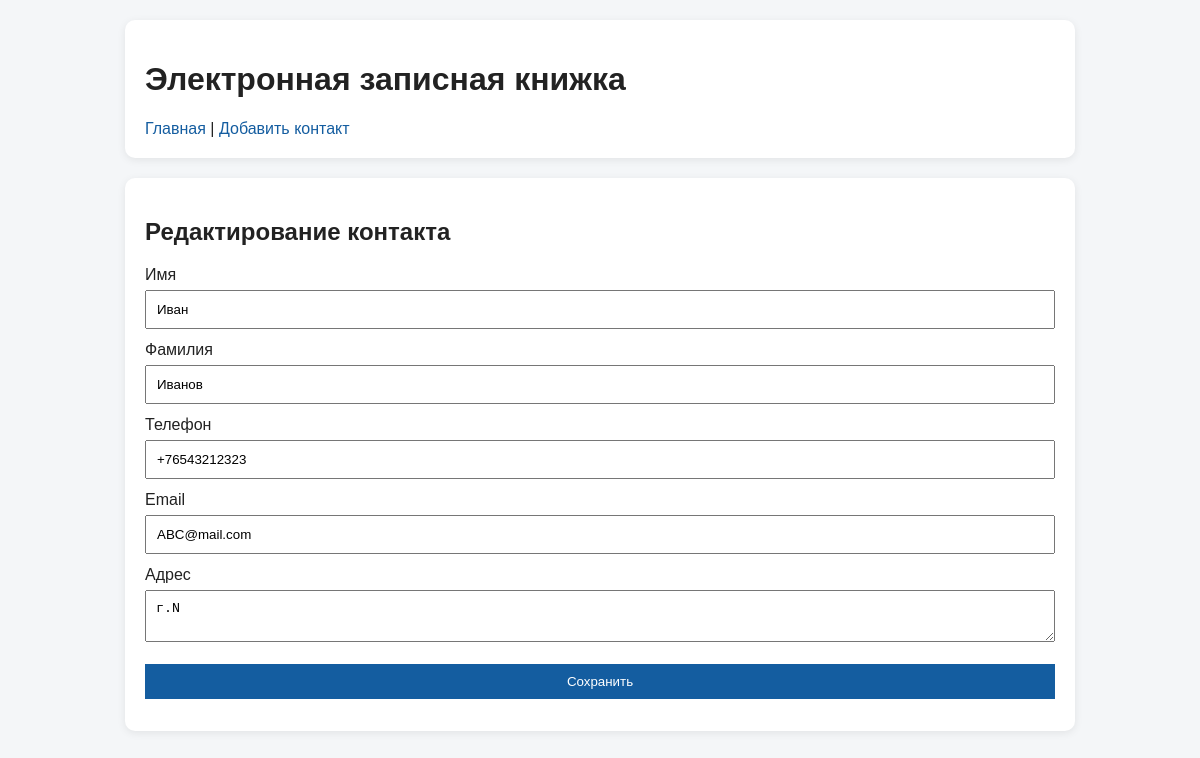
The page /edit/3 on the database its author committed.
### tables this page shows
CREATE TABLE contacts (
            id INTEGER PRIMARY KEY AUTOINCREMENT,
            first_name TEXT NOT NULL,
            last_name TEXT NOT NULL,
            phone TEXT NOT NULL,
            email TEXT,
            address TEXT
        );

### app.py (the view, shortened to what this page needs)
    @app.route("/edit/<int:contact_id>", methods=["GET", "POST"])
    def edit_contact(contact_id):
        conn = get_connection()
        contact = conn.execute(
            "SELECT * FROM contacts WHERE id = ?", (contact_id,)
        ).fetchone()
        if not contact:
            conn.close()
            return redirect(url_for("index", message="Контакт не найден"))
        conn.close()
        return render_template("form.html", contact=contact, title="Редактирование контакта", error="")

### app.py (called while the page is built)
def get_connection():
    conn = sqlite3.connect(DATABASE)
    conn.row_factory = sqlite3.Row
    return conn

### templates/form.html (shortened to what this page needs)
{% extends "base.html" %}
{% block content %}
<div class="box">
    <h2>{{ title }}</h2>
    <form method="post">
        <label>Имя</label>
        <input type="text" name="first_name" minlength="2" maxlength="50" value="{{ contact.first_name if contact else '' }}" required>
        <label>Фамилия</label>
        <input type="text" name="last_name" minlength="2" maxlength="50" value="{{ contact.last_name if contact else '' }}" required>
        <label>Телефон</label>
        <input type="text" name="phone" maxlength="25" value="{{ contact.phone if contact else '' }}" required>
        <label>Email</label>
        <input type="email" name="email" value="{{ contact.email if contact else '' }}">
        <label>Адрес</label>
        <textarea name="address">{{ contact.address if contact else '' }}</textarea>
        <button type="submit">Сохранить</button>
    </form>
</div>
{% endblock %}

### static/style.css (style rules this page uses)
body { font-family: Arial, sans-serif; max-width: 950px; margin: 20px auto; background: #f4f6f8; color: #222; }
.box { background: white; padding: 20px; border-radius: 10px; box-shadow: 0 2px 8px rgba(0, 0, 0, 0.08); margin-bottom: 20px; }
input, select, textarea, button { width: 100%; padding: 10px; margin-top: 6px; margin-bottom: 12px; box-sizing: border-box; }
button { cursor: pointer; background: #145da0; color: white; border: none; }

### rows shown on the page
contacts: first_name "Иван", last_name "Иванов", phone "+76543212323", email "ABC@mail.com", address "г.N"

### other values the page prints
{{ title }} "Редактирование контакта"
